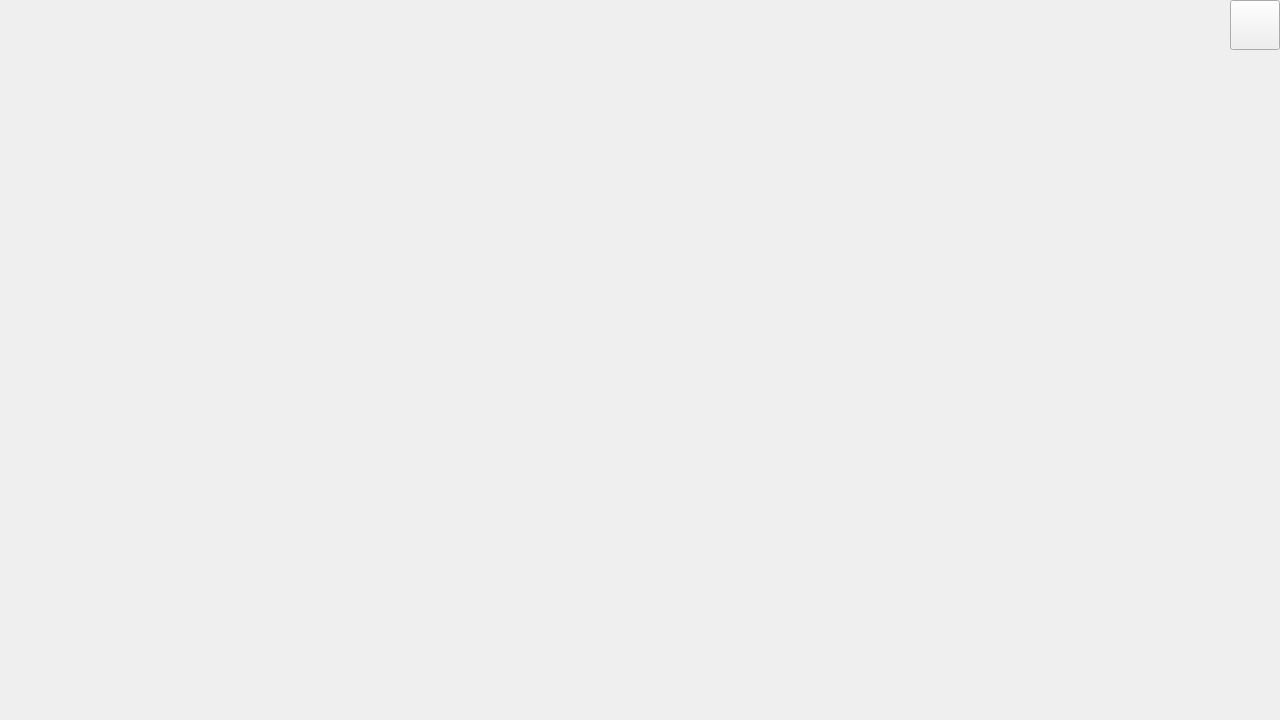
<?xml version="1.0" encoding="UTF-8"?>
<ui version="4.0">
 <class>RuntimeWindow</class>
 <widget class="QWidget" name="RuntimeWindow">
  <property name="geometry">
   <rect>
    <x>0</x>
    <y>0</y>
    <width>1280</width>
    <height>720</height>
   </rect>
  </property>
  <property name="minimumSize">
   <size>
    <width>1280</width>
    <height>720</height>
   </size>
  </property>
  <property name="windowTitle">
   <string>Form</string>
  </property>
  <widget class="QWidget" name="centralWidget" native="true">
   <property name="geometry">
    <rect>
     <x>0</x>
     <y>0</y>
     <width>1280</width>
     <height>720</height>
    </rect>
   </property>
   <property name="minimumSize">
    <size>
     <width>1280</width>
     <height>720</height>
    </size>
   </property>
  </widget>
  <widget class="QPushButton" name="buttonOfQuit">
   <property name="geometry">
    <rect>
     <x>1230</x>
     <y>0</y>
     <width>50</width>
     <height>50</height>
    </rect>
   </property>
   <property name="minimumSize">
    <size>
     <width>50</width>
     <height>50</height>
    </size>
   </property>
   <property name="text">
    <string/>
   </property>
  </widget>
 </widget>
 <resources/>
 <connections/>
</ui>
